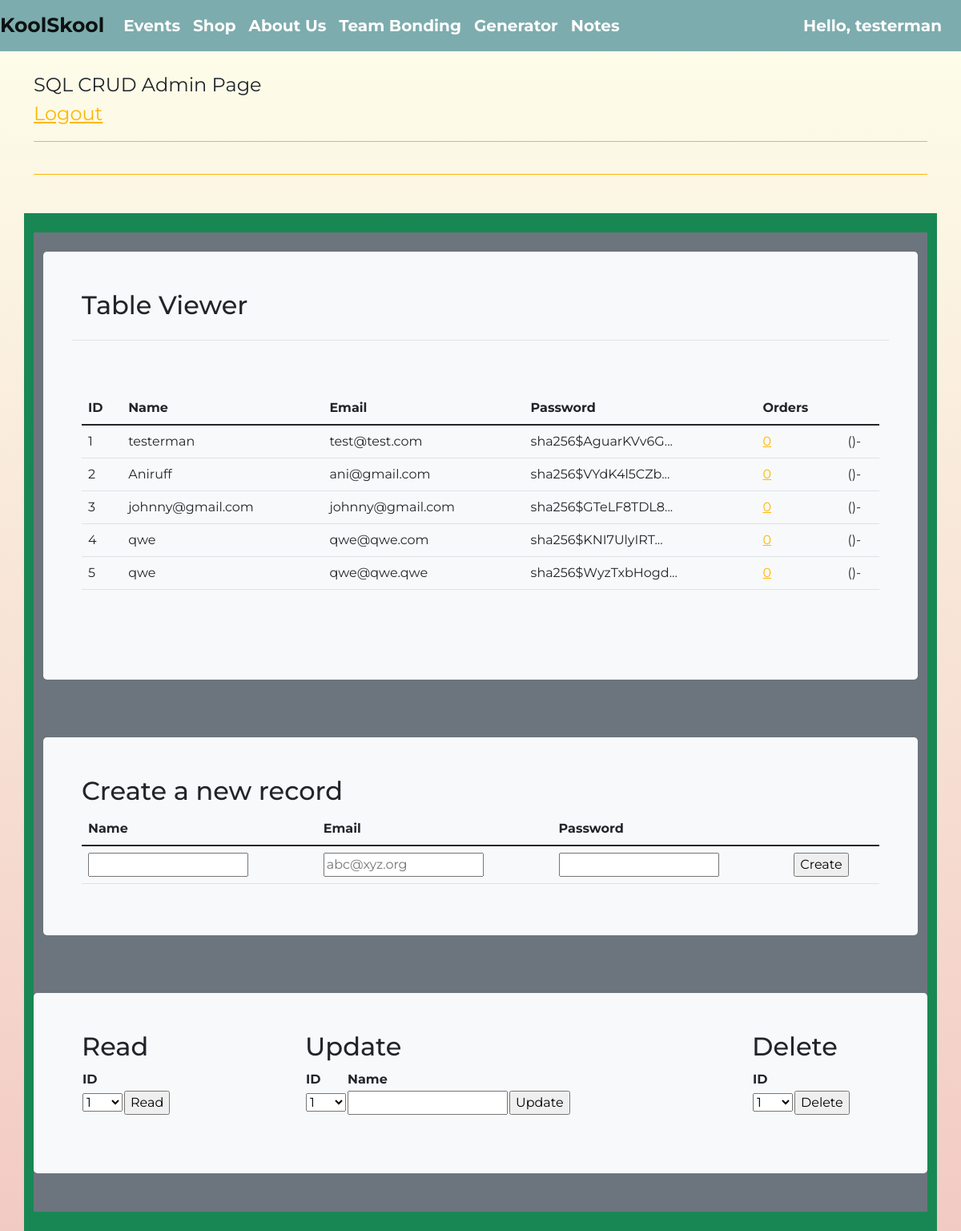
Page /crud/ (signed in) on the committed database.
### cruddy/model.py (models this page shows, shortened)
class Users(UserMixin, db.Model):
    __tablename__ = 'users'
    userID = db.Column(db.Integer, primary_key=True)
    name = db.Column(db.String(255), unique=False, nullable=False)
    email = db.Column(db.String(255), unique=True, nullable=False)
    password = db.Column(db.String(255), unique=False, nullable=False)
    phone = db.Column(db.String(255), unique=False, nullable=False)
    notes = db.relationship("Notes", cascade='all, delete', backref='users', lazy=True)
    def read(self):
        return {
            "userID": self.userID,
            "name": self.name,
            "email": self.email,
            "password": self.password,
            "phone": self.phone,
            "query": "by_alc"  # This is for fun, a little watermark
        }
    def delete(self):
        db.session.delete(self)
        db.session.commit()
        return None
    def get_id(self):
        return self.userID

### cruddy/app_crud.py (the view)
@app_crud.route('/')
@login_required  # Flask-Login uses this decorator to restrict acess to logged in users
def crud():
    id = current_user.get_id()
    if id != 1:
        return redirect(url_for('crud.crud_view'))
    else:
        return render_template("crud.html", table=users_all())

### cruddy/login.py (called while the page is built)
@login_manager.user_loader
def user_loader(user_id):
    if user_id is not None:
        return Users.query.get(user_id)
    return None

### cruddy/query.py (called while the page is built)
def users_all():
    table = Users.query.all()
    json_ready = [peep.read() for peep in table]
    return json_ready

### cruddy/templates/cruddy/crud.html (shortened to what this page needs)
<!DOCTYPE html>
{% extends "layouts/base.html" %}
{% block content %}
<div class="container py-4">
    <header class="pb-3 mb-4 border-bottom border-primary text-dark">
        <span class="fs-4">SQL CRUD Admin Page</span>
        <header class="pb-3 mb-4 border-bottom border-primary text-dark">
            <span class="fs-4"><a href={{ url_for('crud.crud_logout') }}>Logout</a></span>
        </header>
    </header>
</div>
<div class="container py-4 text-light bg-success">
    <div class="container bg-secondary py-4">
        <div class="p-5 mb-4 bg-light text-dark rounded-3">
            <h2>Table Viewer</h2>
            <div class="row align-items-md-stretch">
                <table class="table">
                    <tbody>
                    <tr>
                        <td></td>
                        <td></td>
                    </tr>
                    </tbody>
                </table>
            </div>
            <div class="row align-items-md-stretch">
                <div class="container-fluid py-5">
                    <table class="table">
                        <thead>
                        <tr>
                            <th>ID</th>
                            <th>Name</th>
                            <th>Email</th>
                            <th>Password</th>
                            <th>Orders</th>
                        </tr>
                        </thead>
                        <tbody>
                        {% for row in table %}
                        {% set pn = "" ~ row['orders'] %}
                        {% set pnf = "(" ~ pn[0:3] ~ ")" ~ pn[3:6] ~ "-" ~ pn[6:10] %}
                        <tr>
                            <td>{{ row['userID'] }}</td>
                            <td>{{ row['name'] }}</td>
                            <td>{{ row['email'] }}</td>
                            <td>{{ row['password'] | truncate(20) }}</td>
                            <td><a href="{{ url_for('notes.notes_select', userID=row['userID']) }}">{{ row['notes'] | length }}</a></td>
                            <td>{{ pnf }}</td>
                        </tr>
                        {% endfor %}
                        </tbody>
                    </table>
                </div>
            </div>
        </div>
    </div>
    <div class="container bg-secondary py-4">
        <div class="p-5 mb-4 bg-light text-dark rounded-3">
            <h2>Create a new record</h2>
            <form method="POST" ID="create" action={{url_for('crud.create')}} >
                <table class="table">
                    <thead>
                    <tr>
                        <th><label for="name">Name</label></th>
                        <th><label for="email">Email</label></th>
                        <th><label for="password">Password</label></th>
                    </tr>
                    </thead>
                    <tbody>
                    <tr>
                        <td><input type="text" name="name" id="name" required></td>
                        <td><input type="email" name="email" id="email" placeholder="abc@xyz.org" required></td>
                        <td><input type="password" name="password" id="password" required></td>
                        <td><input type="submit" value="Create"></td>
                    </tr>
                    </tbody>
                </table>
            </form>
        </div>
    </div>
    <div class="container bg-secondary py-4">
        <div class="row mb-4 bg-light text-dark rounded-3">
            <div class="col-md-3">
                <div class="p-5 mb-4 bg-light text-dark rounded-3">
                    <h2>Read</h2>
                    <form method="POST" ID="read" action={{url_for('crud.read')}} >
                        <table id="read_table">
                            <tr><th><label for="read_userid">ID</label></th></tr>
                            <tr>
                                <td>
                                    <select name="userid" id="read_userid">
                                        <optgroup label="userid">
                                            {% for row in table %}
                                            <option label="{{ row['userID'] }}">{{ row['userID'] }}</option>
                                            {% endfor %}
                                        </optgroup>
                                    </select>
                                </td>
                                <td>
                                    <input type="submit" value="Read">
                                </td>
                            </tr>
                        </table>
                    </form>
                </div>
            </div>
            <div class="col-md-6">
                <div class="p-5 mb-4 bg-light text-dark rounded-3">
                    <h2>Update</h2>
                    <form method="POST" ID="update" action={{url_for('crud.update')}} >
                        <table id="update_table">
                            <tr>
                                <th><label for="update_userid">ID</label></th>
                                <th><label for="update_name">Name</label></th>
                            </tr>
                            <tr>
                                <td>
                                    <select name="userid" id="update_userid">
                                        <optgroup label="userid">
                                            {% for row in table %}
                                            <option label="{{ row['userID'] }}">{{ row['userID'] }}</option>
                                            {% endfor %}
                                        </optgroup>
                                    </select>
                                </td>
                                <td><input type="text" name="name" id="update_name" required></td>
                                <td><input type="submit" value="Update"></td>
                            </tr>
                        </table>
                    </form>
                </div>
            </div>
            <div class="col-md-3">
                <div class="p-5 mb-4 bg-light text-dark rounded-3">
                    <h2>Delete</h2>
                    <form method="POST" ID="delete" action={{url_for('crud.delete')}} >
                        <table id="delete_table">
                            <tr><th><label for="delete_userid">ID</label></th></tr>
                            <tr>
                                <td>
                                    <select name="userid" id="delete_userid">
                                        <optgroup label="userid">
                                            {% for row in table %}
                                            <option label="{{ row['userID'] }}">{{ row['userID'] }}</option>
                                            {% endfor %}
                                        </optgroup>
                                    </select>
                                </td>
                                <td><input type="submit" value="Delete"></td>
                            </tr>
                        </table>
                    </form>
                </div>
            </div>
        </div>
    </div>
</div>
{% endblock %}

### templates/layouts/navbar.html (shortened to what this page needs)
<nav class="navbar navbar-expand-lg navbar-light" style="background-color: #7DACAE;">
  <a style="font-weight: bold; font-size: 25px;" class="navbar-brand" href="/">{{ basename }}</a>
  <div class="collapse navbar-collapse" id="navbarSupportedContent">
    <ul class="navbar-nav mr-auto">
      <li class="nav-item">
        <a style="color: white; font-weight: bold; font-size: 20px;" class="nav-link" href={{ url_for('events.events')}}>Events</a>
      </li>
      <li class="nav-item">
        <a style="color: white; font-weight: bold; font-size: 20px;" class="nav-link" href={{ url_for('shop')}}>Shop</a>
      </li>
      <li class="nav-item">
        <a style="color: white; font-weight: bold; font-size: 20px;" class="nav-link" href={{ url_for('about')}}>About Us</a>
      </li>
      <li class="nav-item">
        <a style="color: white; font-weight: bold; font-size: 20px;" class="nav-link" href={{ url_for('activity')}}>Team Bonding</a>
      </li>
      <li class="nav-item">
          <a style="color: white; font-weight: bold; font-size: 20px;" class="nav-link" href={{ url_for('generator')}}>Generator</a>
      </li>
      <li>
          <a style="color: white; font-weight: bold; font-size: 20px;" class="nav-link" href={{url_for('notes.notes')}}>Notes</a>
      </li>
    </ul>
    <ul class="navbar-nav" style="margin-left: auto ">
      <li class="nav-item">
        <div class="px-3">
          {% if current_user.is_authenticated %}
          <a style="color: white; font-weight: bold; font-size: 20px;" class="nav-link" href={{url_for('main_logout')}}> Hello, {{ current_user.name }} </a>
          {% else %}
          <a style="color: white; font-weight: bold; font-size: 20px;" class="nav-link" href={{url_for('main_login')}}>Login</a>
          {% endif %}
        </div>
      </li>
    </ul>
  </div>
</nav>

### templates/layouts/base.html (style rules this page uses)
body { background: -webkit-gradient(linear, left top, left bottom, from(#FEFFEB), to(#f2cac4)) fixed; }

### rows in the picture
Users: name "testerman", userID "1", email "test@test.com", password "sha256$AguarKVv6G...", notes|length "0", pnf "()-"
Users: userID "2", name "Aniruff", email "ani@gmail.com", password "sha256$VYdK4l5CZb...", notes|length "0", pnf "()-"
Users: userID "3", name "johnny@gmail.com", email "johnny@gmail.com", password "sha256$GTeLF8TDL8...", notes|length "0", pnf "()-"
Users: userID "4", name "qwe", email "qwe@qwe.com", password "sha256$KNI7UlyIRT...", notes|length "0", pnf "()-"
Users: userID "5", name "qwe", email "qwe@qwe.qwe", password "sha256$WyzTxbHogd...", notes|length "0", pnf "()-"

### other values in the picture
{{ basename }} "KoolSkool"
form field userid "1"
